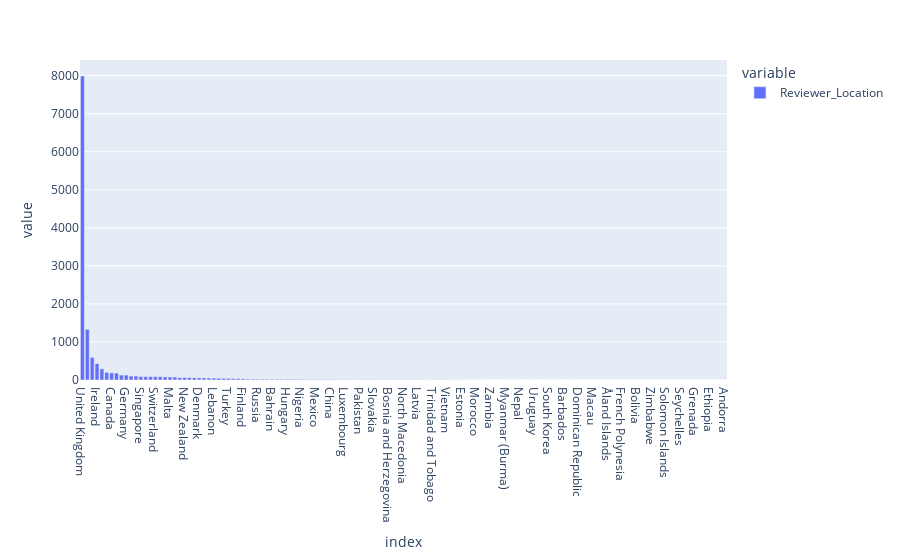

Source (notebook cell):
### Code cell
fig = px.bar(df_count_by_country, x='index', y=['Reviewer_Location'])
fig.show()

### Figure 1 — Plotly figure (JSON) as saved in the notebook; plotly's stock layout.template omitted (floating-point values rounded to 4 significant figures; data arrays with more than 128 entries replaced by an {"elided": "..."} marker saying what was removed)
{"data": [{"alignmentgroup": "True", "hovertemplate": "variable=Reviewer_Location<br>index=%{x}<br>value=%{y}<extra></extra>", "legendgroup": "Reviewer_Location", "marker": {"color": "#636efa", "pattern": {"shape": ""}}, "name": "Reviewer_Location", "offsetgroup": "Reviewer_Location", "orientation": "v", "showlegend": true, "textposition": "auto", "type": "bar", "x": {"elided": "133 str values"}, "xaxis": "x", "y": {"elided": "133 int values"}, "yaxis": "y"}], "layout": {"barmode": "relative", "legend": {"title": {"text": "variable"}, "tracegroupgap": 0}, "margin": {"t": 60}, "xaxis": {"anchor": "y", "domain": [0, 1], "title": {"text": "index"}}, "yaxis": {"anchor": "x", "domain": [0, 1], "title": {"text": "value"}}}}
